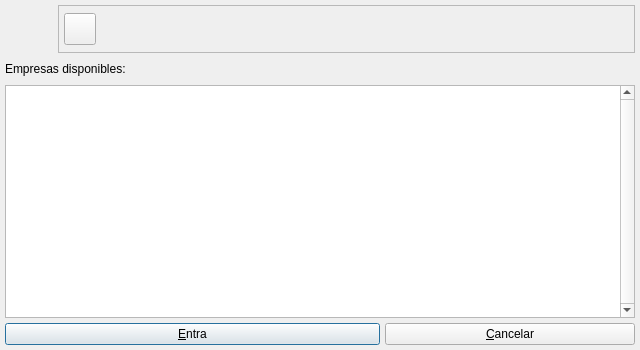
<ui version="4.0" >
 <class>abreempresabase</class>
 <widget class="QDialog" name="abreempresabase" >
  <property name="geometry" >
   <rect>
    <x>0</x>
    <y>0</y>
    <width>640</width>
    <height>350</height>
   </rect>
  </property>
  <property name="sizePolicy" >
   <sizepolicy vsizetype="Expanding" hsizetype="Expanding" >
    <horstretch>0</horstretch>
    <verstretch>0</verstretch>
   </sizepolicy>
  </property>
  <property name="minimumSize" >
   <size>
    <width>390</width>
    <height>210</height>
   </size>
  </property>
  <property name="windowTitle" >
   <string>Seleccione una empresa</string>
  </property>
  <property name="windowIcon" >
   <iconset resource="../../bulmages.qrc" >
    <normaloff>:/BulmaCont32x32/images/png/i_cargaEmpresa.xpm</normaloff>:/BulmaCont32x32/images/png/i_cargaEmpresa.xpm</iconset>
  </property>
  <property name="toolTip" >
   <string>Seleccione una empresa</string>
  </property>
  <property name="modal" >
   <bool>true</bool>
  </property>
  <layout class="QGridLayout" >
   <property name="margin" >
    <number>5</number>
   </property>
   <property name="spacing" >
    <number>5</number>
   </property>
   <item row="0" column="0" colspan="3" >
    <layout class="QHBoxLayout" >
     <property name="spacing" >
      <number>5</number>
     </property>
     <property name="margin" >
      <number>0</number>
     </property>
     <item>
      <widget class="QLabel" name="label_2" >
       <property name="minimumSize" >
        <size>
         <width>48</width>
         <height>48</height>
        </size>
       </property>
       <property name="maximumSize" >
        <size>
         <width>48</width>
         <height>48</height>
        </size>
       </property>
       <property name="text" >
        <string/>
       </property>
       <property name="pixmap" >
        <pixmap resource="../../bulmages.qrc" >:/BulmaCont32x32/images/png/i_empresa.xpm</pixmap>
       </property>
       <property name="scaledContents" >
        <bool>true</bool>
       </property>
      </widget>
     </item>
     <item>
      <widget class="QFrame" name="m_botonera" >
       <property name="frameShape" >
        <enum>QFrame::StyledPanel</enum>
       </property>
       <property name="frameShadow" >
        <enum>QFrame::Raised</enum>
       </property>
       <layout class="QHBoxLayout" >
        <property name="spacing" >
         <number>5</number>
        </property>
        <property name="margin" >
         <number>5</number>
        </property>
        <item>
         <widget class="QToolButton" name="mui_actualizar" >
          <property name="minimumSize" >
           <size>
            <width>32</width>
            <height>32</height>
           </size>
          </property>
          <property name="maximumSize" >
           <size>
            <width>32</width>
            <height>32</height>
           </size>
          </property>
          <property name="toolTip" >
           <string>Actualizar Listado</string>
          </property>
          <property name="whatsThis" >
           <string>Actualizar Listado de Empresas</string>
          </property>
          <property name="text" >
           <string/>
          </property>
          <property name="icon" >
           <iconset resource="../../bulmages.qrc" >
            <normaloff>:/Images/view-refresh.svg</normaloff>:/Images/view-refresh.svg</iconset>
          </property>
          <property name="iconSize" >
           <size>
            <width>32</width>
            <height>32</height>
           </size>
          </property>
          <property name="shortcut" >
           <string>Ctrl+N</string>
          </property>
         </widget>
        </item>
        <item>
         <widget class="QFrame" name="mui_plugbotones" >
          <property name="sizePolicy" >
           <sizepolicy vsizetype="Preferred" hsizetype="Minimum" >
            <horstretch>0</horstretch>
            <verstretch>0</verstretch>
           </sizepolicy>
          </property>
          <property name="frameShape" >
           <enum>QFrame::NoFrame</enum>
          </property>
          <property name="frameShadow" >
           <enum>QFrame::Plain</enum>
          </property>
          <property name="lineWidth" >
           <number>0</number>
          </property>
         </widget>
        </item>
        <item>
         <spacer>
          <property name="orientation" >
           <enum>Qt::Horizontal</enum>
          </property>
          <property name="sizeType" >
           <enum>QSizePolicy::Expanding</enum>
          </property>
          <property name="sizeHint" stdset="0" >
           <size>
            <width>101</width>
            <height>34</height>
           </size>
          </property>
         </spacer>
        </item>
       </layout>
      </widget>
     </item>
    </layout>
   </item>
   <item row="1" column="0" >
    <widget class="QLabel" name="label" >
     <property name="text" >
      <string>Empresas disponibles:</string>
     </property>
    </widget>
   </item>
   <item row="1" column="1" colspan="2" >
    <spacer>
     <property name="orientation" >
      <enum>Qt::Horizontal</enum>
     </property>
     <property name="sizeHint" stdset="0" >
      <size>
       <width>40</width>
       <height>22</height>
      </size>
     </property>
    </spacer>
   </item>
   <item row="2" column="0" colspan="3" >
    <widget class="QTableWidget" name="mui_empresas" >
     <property name="focusPolicy" >
      <enum>Qt::TabFocus</enum>
     </property>
     <property name="contextMenuPolicy" >
      <enum>Qt::NoContextMenu</enum>
     </property>
     <property name="verticalScrollBarPolicy" >
      <enum>Qt::ScrollBarAlwaysOn</enum>
     </property>
     <property name="editTriggers" >
      <set>QAbstractItemView::NoEditTriggers</set>
     </property>
     <property name="tabKeyNavigation" >
      <bool>false</bool>
     </property>
     <property name="selectionMode" >
      <enum>QAbstractItemView::SingleSelection</enum>
     </property>
     <property name="selectionBehavior" >
      <enum>QAbstractItemView::SelectRows</enum>
     </property>
     <property name="horizontalScrollMode" >
      <enum>QAbstractItemView::ScrollPerPixel</enum>
     </property>
     <property name="showGrid" >
      <bool>false</bool>
     </property>
     <property name="gridStyle" >
      <enum>Qt::NoPen</enum>
     </property>
    </widget>
   </item>
   <item row="3" column="0" colspan="2" >
    <widget class="QPushButton" name="botonAceptar" >
     <property name="sizePolicy" >
      <sizepolicy vsizetype="Fixed" hsizetype="Expanding" >
       <horstretch>0</horstretch>
       <verstretch>0</verstretch>
      </sizepolicy>
     </property>
     <property name="minimumSize" >
      <size>
       <width>250</width>
       <height>0</height>
      </size>
     </property>
     <property name="focusPolicy" >
      <enum>Qt::StrongFocus</enum>
     </property>
     <property name="contextMenuPolicy" >
      <enum>Qt::NoContextMenu</enum>
     </property>
     <property name="text" >
      <string>&amp;Entra</string>
     </property>
     <property name="autoDefault" >
      <bool>true</bool>
     </property>
     <property name="default" >
      <bool>true</bool>
     </property>
    </widget>
   </item>
   <item row="3" column="2" >
    <widget class="QPushButton" name="botonCancelar" >
     <property name="sizePolicy" >
      <sizepolicy vsizetype="Fixed" hsizetype="Preferred" >
       <horstretch>0</horstretch>
       <verstretch>0</verstretch>
      </sizepolicy>
     </property>
     <property name="minimumSize" >
      <size>
       <width>250</width>
       <height>0</height>
      </size>
     </property>
     <property name="focusPolicy" >
      <enum>Qt::StrongFocus</enum>
     </property>
     <property name="contextMenuPolicy" >
      <enum>Qt::NoContextMenu</enum>
     </property>
     <property name="text" >
      <string>&amp;Cancelar</string>
     </property>
     <property name="autoDefault" >
      <bool>false</bool>
     </property>
    </widget>
   </item>
  </layout>
 </widget>
 <layoutdefault spacing="2" margin="5" />
 <tabstops>
  <tabstop>mui_empresas</tabstop>
  <tabstop>mui_actualizar</tabstop>
  <tabstop>botonAceptar</tabstop>
  <tabstop>botonCancelar</tabstop>
 </tabstops>
 <resources>
  <include location="../../bulmages.qrc" />
 </resources>
 <connections/>
</ui>
